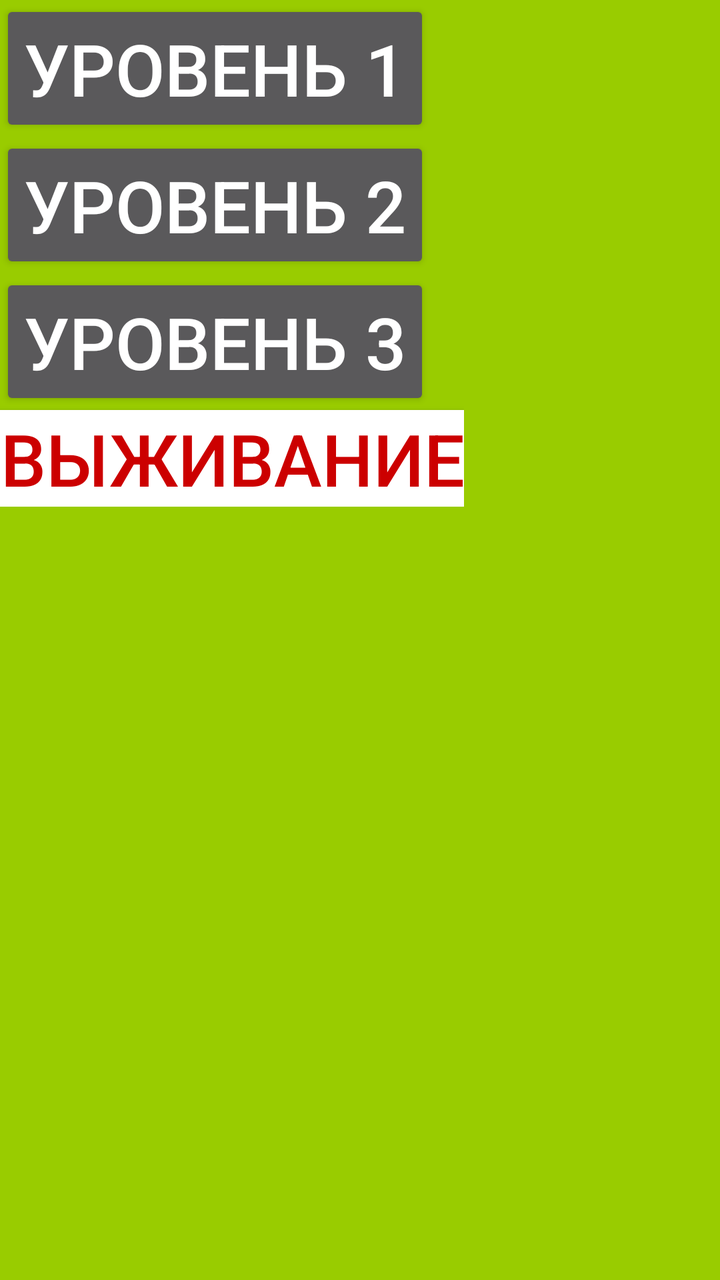
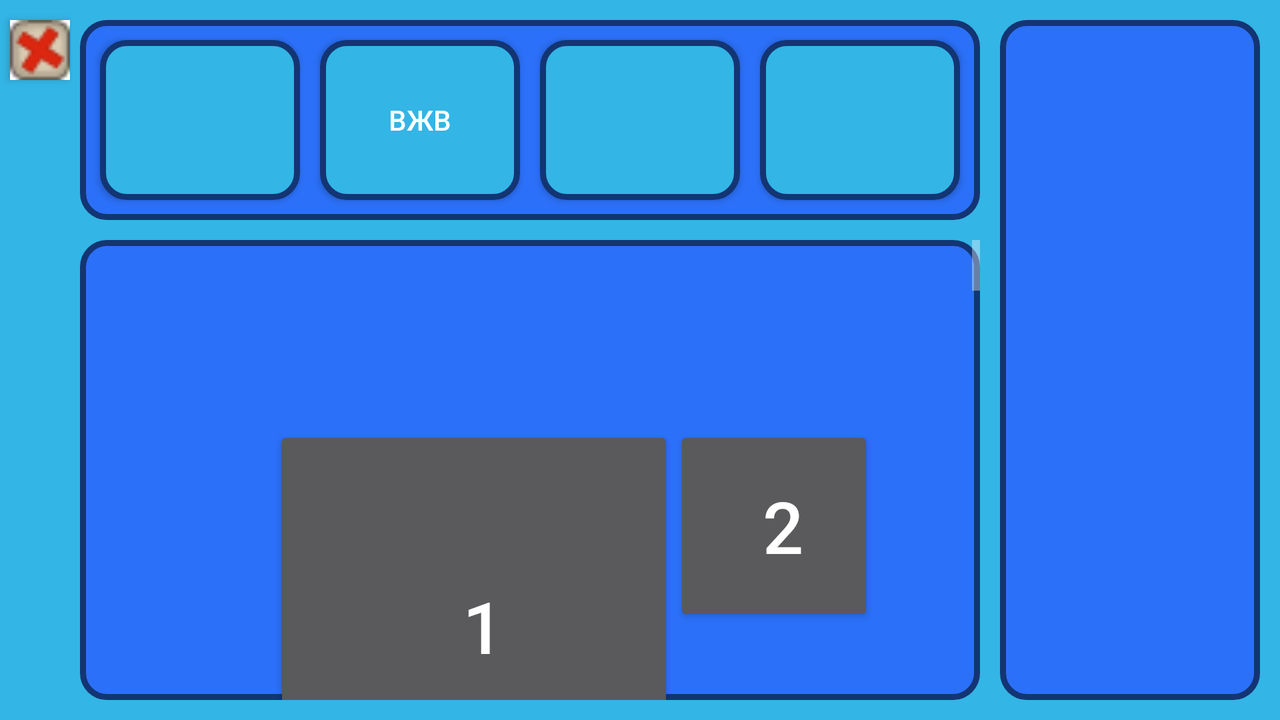

Two renders of one Android screen. The first uses the default layout on a phone; the second uses the alternative layout the repository ships for a different screen configuration, on a matching device. The two XML files are below.
<!-- AndroidManifest.xml: application theme Theme.AppCompat.NoActionBar -->
<!-- res/layout/activity_main.xml -->
<?xml version="1.0" encoding="utf-8"?>
<androidx.constraintlayout.widget.ConstraintLayout xmlns:android="http://schemas.android.com/apk/res/android"
    xmlns:app="http://schemas.android.com/apk/res-auto"
    xmlns:tools="http://schemas.android.com/tools"
    android:layout_width="match_parent"
    android:layout_height="match_parent"
    android:background="@android:color/holo_green_light"
    tools:context=".MainActivity"
    >

    <LinearLayout
        android:layout_width="wrap_content"
        android:layout_height="wrap_content"
        android:orientation="vertical"
        android:layout_marginTop="90dp"
        android:layout_marginLeft="94dp"
        >
        <Button
            android:id="@+id/button"
            android:onClick="startGameView"
            android:layout_width="wrap_content"
            android:layout_height="wrap_content"
            android:textSize="36dp"
            android:text="Уровень 1" />



        <Button
            android:textSize="36dp"
            android:id="@+id/button2"
            android:layout_width="wrap_content"
            android:layout_height="wrap_content"
            android:text="Уровень 2"
            android:onClick="startLevel2"/>

        <Button
            android:textSize="36dp"
            android:id="@+id/button3"
            android:layout_width="wrap_content"
            android:layout_height="wrap_content"
            android:text="Уровень 3"
            android:onClick="startLevel3"/>

        <Button
            android:textSize="36dp"
            android:id="@+id/button4"
            android:layout_width="wrap_content"
            android:layout_height="wrap_content"
            android:textColor="@android:color/holo_red_dark"
            android:background="@android:color/white"
            android:text="Выживание"
            android:onClick="startLevel4"/>

    </LinearLayout>



</androidx.constraintlayout.widget.ConstraintLayout>
<!-- resources referenced by this layout -->
<resources>

</resources>
<!-- res/layout-land/activity_main.xml (the repository's variant of the layout above) -->
<!-- drawn on the phone turned sideways -->
<?xml version="1.0" encoding="utf-8"?>
<RelativeLayout xmlns:android="http://schemas.android.com/apk/res/android"
    xmlns:app="http://schemas.android.com/apk/res-auto"
    xmlns:tools="http://schemas.android.com/tools"
    android:layout_width="match_parent"
    android:layout_height="match_parent"
    android:background="@android:color/holo_blue_light"
    tools:context=".MainActivity"
    >

    <Button
        android:id="@+id/buttonExit"
        android:layout_width="30dp"
        android:layout_height="30dp"
        android:onClick="backToLobby"
        android:background="@drawable/button_exit"
        android:layout_marginTop="10dp"
        android:layout_marginLeft="5dp"

        ></Button>

    <LinearLayout
        android:id="@+id/buttonsLayout"
        android:layout_width="wrap_content"
        android:layout_height="100dp"
        android:layout_marginLeft="40dp"
        android:layout_marginTop="10dp"
        android:orientation="horizontal"
        android:background="@drawable/buttons_layout"

        >

        <Button
            android:layout_width="100dp"
            android:layout_height="match_parent"
            android:layout_marginLeft="10dp"
            android:layout_marginBottom="10dp"
            android:layout_marginTop="10dp"
            android:background="@drawable/office_up_button"
            android:elevation="5dp"
            ></Button>

        <Button
            android:layout_width="100dp"
            android:layout_height="match_parent"
            android:layout_marginLeft="10dp"
            android:layout_marginBottom="10dp"
            android:layout_marginTop="10dp"
            android:background="@drawable/office_up_button"
            android:text="Вжв"
            android:onClick="startLevel4"
            ></Button>

        <Button
            android:layout_width="100dp"
            android:layout_height="match_parent"
            android:layout_marginLeft="10dp"
            android:layout_marginBottom="10dp"
            android:layout_marginTop="10dp"
            android:background="@drawable/office_up_button"
            ></Button>


        <Button
            android:layout_width="100dp"
            android:layout_height="match_parent"
            android:layout_margin="10dp"
            android:background="@drawable/office_up_button"
            ></Button>



    </LinearLayout>


    <LinearLayout
        android:layout_width="match_parent"
        android:layout_height="match_parent"
        android:layout_toRightOf="@id/buttonsLayout"
        android:orientation="vertical"
        android:background="@drawable/buttons_layout"
        android:layout_margin="10dp"

        >


    </LinearLayout>


    <ScrollView
        android:layout_below="@+id/buttonsLayout"
        android:layout_marginLeft="40dp"
        android:layout_marginBottom="10dp"
        android:layout_marginTop="10dp"
        android:layout_alignEnd="@id/buttonsLayout"
        android:id="@+id/ScrollView02"
        android:layout_width="wrap_content"
        android:layout_height="wrap_content"
        app:layout_constraintStart_toStartOf="parent"
        app:layout_constraintTop_toTopOf="parent"
        android:fillViewport="true"
        android:background="@drawable/buttons_layout">

        <HorizontalScrollView
            android:id="@+id/HorizontalScrollView01"
            android:layout_width="wrap_content"
            android:layout_height="wrap_content"
            android:fillViewport="true"
            android:layout_margin="3dp">

            <RelativeLayout
                android:layout_width="2000dp"
                android:layout_height="2000dp"
                android:layout_marginLeft="94dp"
                android:layout_marginTop="90dp"
                >


                <Button
                    android:layout_width="1900dp"
                    android:layout_height="1dp"
                    android:visibility="invisible"/>

                <Button
                    android:id="@+id/buttonLvl1"
                    android:layout_width="200dp"
                    android:layout_height="200dp"
                    android:onClick="startGameView"
                    android:text=" 1"
                    android:textSize="36dp" />


                <Button
                    android:id="@+id/buttonLvl2"
                    android:layout_width="100dp"
                    android:layout_height="100dp"
                    android:onClick="startLevel2"
                    android:text=" 2"
                    android:textSize="36dp"
                    android:layout_toRightOf="@+id/buttonLvl1"/>

                <Button
                    android:id="@+id/buttonLvl3"
                    android:layout_width="100dp"
                    android:layout_height="100dp"
                    android:onClick="startLevel3"
                    android:text="3"
                    android:textSize="36dp"
                    android:layout_below="@id/buttonLvl1"/>

                <Button
                    android:id="@+id/buttonLvl4"
                    android:layout_width="100dp"
                    android:layout_height="100dp"
                    android:onClick="startLevel5"
                    android:text="4"
                    android:textSize="36dp"
                    android:layout_below="@id/buttonLvl3"/>



            </RelativeLayout>

            >
        </HorizontalScrollView>
        >
    </ScrollView>


</RelativeLayout>
<!-- resources referenced by the variant -->
<!-- as the phone turned sideways resolves them -->
<resources>
  <!-- drawable button_exit: png bitmap (drawable, 694 bytes) -->
  <!-- drawable buttons_layout (drawable) -->
  <?xml version="1.0" encoding="UTF-8"?>
  <shape xmlns:android="http://schemas.android.com/apk/res/android"
      android:shape="rectangle" >
  
      <stroke android:width="1dp" android:color="#000000" />
  
  
      <stroke android:width="3dp" android:color="#133573" />
  
      <corners android:radius="12dp" />
  
      <solid android:color="#2B70F8" />
  
  
  </shape>
  <!-- drawable office_up_button (drawable) -->
  <?xml version="1.0" encoding="utf-8"?>
      <shape xmlns:android="http://schemas.android.com/apk/res/android"
          android:shape="rectangle" >
  
          <padding
              android:top="3dp"
              android:left="8dp"
              android:right="8dp"
              android:bottom="3dp"/>
  
      <stroke android:width="3dp" android:color="#133573" />
  
  
          <solid android:color="@android:color/holo_blue_light" />
  
          <corners
              android:bottomLeftRadius="12dp"
  
              android:radius="12dp"
   />
  
      </shape>
</resources>
